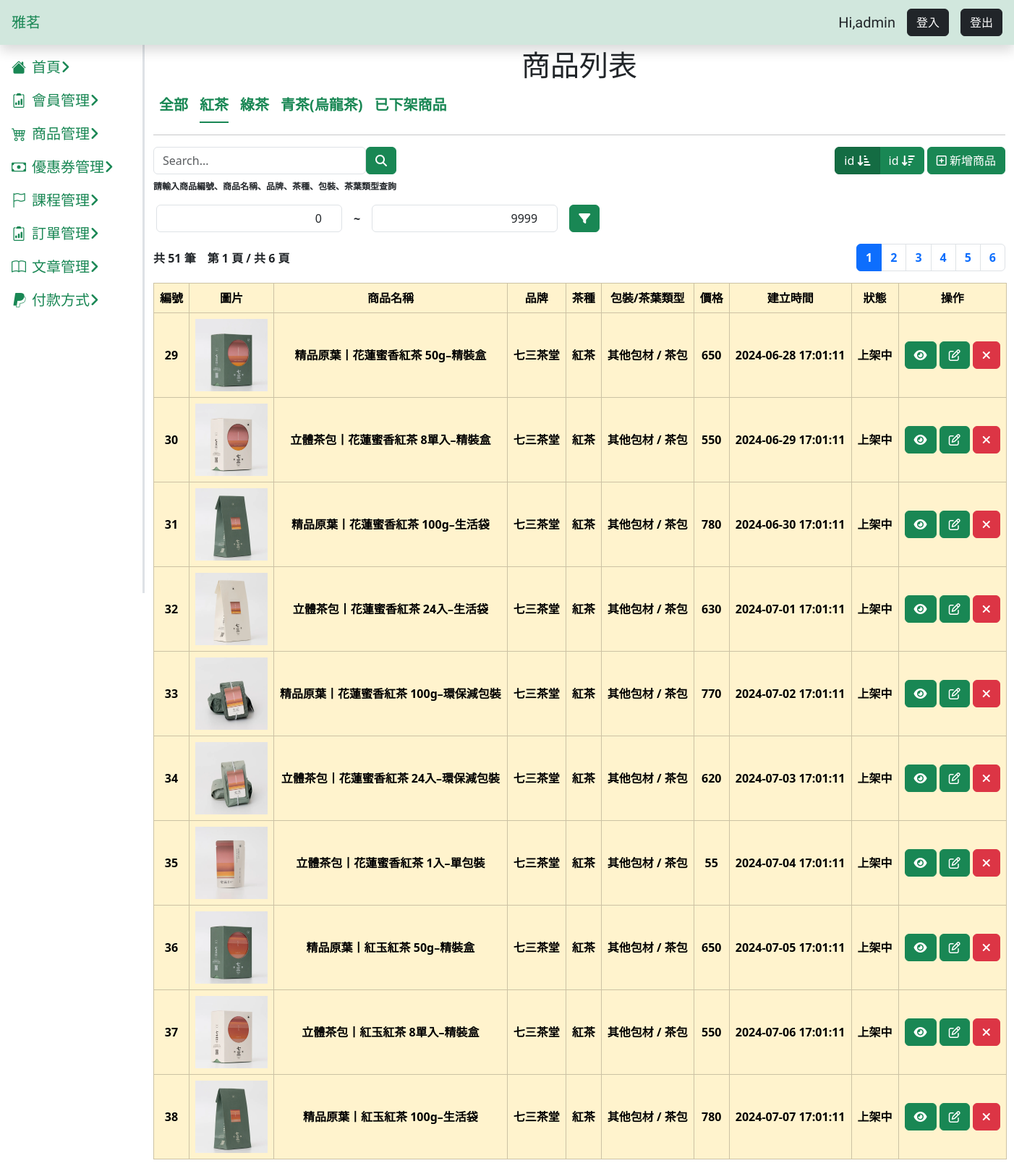
The page /product/product-list.php?page=1&order=1&category=1 on the database its author committed.
### tables this page shows
CREATE TABLE `products` (
  `id` int(3) UNSIGNED NOT NULL,
  `name` varchar(255) NOT NULL,
  `description` text NOT NULL,
  `weight` varchar(50) NOT NULL,
  `price` int(6) UNSIGNED NOT NULL,
  `stock` int(3) UNSIGNED NOT NULL,
  `created_at` datetime NOT NULL,
  `avilable_time` datetime DEFAULT NULL,
  `end_time` datetime DEFAULT NULL,
  `valid` int(2) UNSIGNED NOT NULL
);

CREATE TABLE `product_images` (
  `id` int(6) UNSIGNED NOT NULL,
  `path` varchar(255) NOT NULL
);

CREATE TABLE `brand` (
  `id` int(10) UNSIGNED NOT NULL,
  `name` varchar(30) NOT NULL,
  `valid` int(2) UNSIGNED NOT NULL
);

CREATE TABLE `tea_category` (
  `id` int(3) UNSIGNED NOT NULL,
  `name` varchar(255) NOT NULL,
  `valid` int(2) UNSIGNED NOT NULL
);

CREATE TABLE `pack_category` (
  `id` int(10) UNSIGNED NOT NULL,
  `name` varchar(30) NOT NULL,
  `valid` int(2) UNSIGNED NOT NULL
);

CREATE TABLE `style` (
  `id` int(6) UNSIGNED NOT NULL,
  `name` varchar(30) NOT NULL,
  `valid` int(2) UNSIGNED NOT NULL
);

### product/product-list.php (the view, shortened to what this page needs)
<?php
require_once("../db_connect.php");
if (!isset($_GET["valid"])) {
    $valid = 1;
}
$sqlAll = "SELECT p.id, p.name AS product_name, p.price, p.created_at, p.valid, tc.name AS tea_category_name, b.name AS brand_name, pack.name AS package_name, style.name AS style_name, p_img.path FROM product_category_relation pcr
JOIN product_images p_img ON pcr.product_id = p_img.id
JOIN products p ON pcr.product_id = p.id
JOIN brand b ON pcr.brand_id = b.id
JOIN tea_category tc ON pcr.tea_id = tc.id
JOIN pack_category pack ON pcr.package_id = pack.id
JOIN style ON pcr.style_id = style.id";
$resultAll = $conn->query($sqlAll);
$allCount = $resultAll->num_rows;
$perPage = 10;
if (isset($_GET["max"]) && isset($_GET["min"])) {
    $max = $_GET["max"];
    $min = $_GET["min"];
    $sql = "$sqlAll
    WHERE p.price >= $min AND p.price <= $max
    ORDER BY id ASC";
    $result = $conn->query($sql);
    $rows = $result->fetch_all(MYSQLI_ASSOC);
    $productCount = $result->num_rows;
    $pageCount = 1;
} else if (isset($_GET["page"]) && isset($_GET["order"]) && isset($_GET["category"])) {
    $page = $_GET["page"];
    $order = $_GET["order"];
    $category = $_GET["category"];
    $firstItem = ($page - 1) * $perPage;
    $sqlCategory = "$sqlAll
    WHERE tc.id = $category
    AND p.valid = 1";
    $resultCategory = $conn->query($sqlCategory);
    $categoryCount = $resultCategory->num_rows;
    switch ($order) {
        case 1:
            $sql = "$sqlAll
            WHERE tc.id = $category
            AND p.valid = 1
            ORDER BY id ASC LIMIT $firstItem, $perPage";
            break;
    }
    $result = $conn->query($sql);
    $rows = $result->fetch_all(MYSQLI_ASSOC);
    $productCount = $categoryCount;
    $pageCount = ceil($productCount / $perPage);
} else if (isset($_GET["page"]) && isset($_GET["order"])) {
    $page = $_GET["page"];
    $order = $_GET["order"];
    $firstItem = ($page - 1) * $perPage;
    switch ($order) {
        case 1:
            $sql = "$sqlAll
            WHERE p.valid = 1
            ORDER BY id ASC LIMIT $firstItem, $perPage";
            break;
        case 2:
            $sql = "$sqlAll
            WHERE p.valid = 1
            ORDER BY id DESC LIMIT $firstItem, $perPage";
            break;
    }
    $result = $conn->query($sql);
    $rows = $result->fetch_all(MYSQLI_ASSOC);
    $productCount = $allCount;
    $pageCount = ceil($productCount / $perPage);
} else {
    header("location:product-list.php?page=1&order=1");
}
?>
<!doctype html>
<html lang="en">
<head>
    <?php include("../css.php") ?>
</head>
<body>
    <?php include("../dashboard-comm.php") ?>
    <div class="main-content">
        <div class="container-fluid">
            <div class="text-center mt-3 pt-3">
                <h1>商品列表</h1>
            </div>
            <ul class="nav nav-underline ps-2 fs-5">
                <li class="nav-item">
                    <a class="nav-link text-success <?php if (!isset($_GET["category"]) && !isset($_GET["valid"])) echo "active" ?>" href="product-list.php?page=1&order=1">全部</a>
                </li>
                <li class="nav-item">
                    <a class="nav-link text-success <?php if (isset($_GET["category"]) && $_GET["category"] == 1) echo "active" ?>" href="product-list.php?page=1&order=1&category=1">紅茶</a>
                </li>
                <li class="nav-item">
                    <a class="nav-link text-success  <?php if (isset($_GET["category"]) && $_GET["category"] == 2) echo "active" ?>" href="product-list.php?page=1&order=1&category=2">綠茶</a>
                </li>
                <li class="nav-item">
                    <a class="nav-link text-success  <?php if (isset($_GET["category"]) && $_GET["category"] == 3) echo "active" ?>" href="product-list.php?page=1&order=1&category=3">青茶(烏龍茶)</a>
                </li>
                <li class="nav-item">
                    <a class="nav-link text-success  <?php if (isset($_GET["valid"]) && $_GET["valid"] == 0) echo "active" ?>" href="product-list.php?page=1&order=1&valid=0">已下架商品</a>
                </li>
            </ul>
            <hr class="my-3">
            <div class="row g-3 justify-content-between">
                <div class="col-auto">
                    <form id="search-form" action="">
                        <div class="d-flex justify-content-start">
                            <input id="search-input" type="text" class="form-control" placeholder="Search..." name="search">
                            <button class="btn btn-success" type="submit"><i class="fa-solid fa-magnifying-glass"></i></button>
                        </div>
                    </form>
                    <p style="font-size: 12px;" class="mt-2">請輸入商品編號、商品名稱、品牌、茶種、包裝、茶葉類型查詢</p>
                </div>
                <div class="col-auto">
                    <div class="btn-group" role="group" aria-label="Basic example">
                        <?php if (isset($_GET["valid"])) : ?>
                            <a href="?page=<?= $page ?>&order=1&valid=<?= $valid ?>" class="btn btn-success <?php if ($order == 1) echo "active"; ?>">id <i class="fa-solid fa-arrow-down-short-wide"></i></a>
                            <a href="?page=<?= $page ?>&order=2&valid=<?= $valid ?>" class="btn btn-success <?php if ($order == 2) echo "active"; ?>">id <i class="fa-solid fa-arrow-down-wide-short"></i></a>
                        <?php elseif (isset($_GET["category"])) : ?>
                            <a href="?page=<?= $page ?>&order=1&category=<?= $category ?>" class="btn btn-success <?php if ($order == 1) echo "active"; ?>">id <i class="fa-solid fa-arrow-down-short-wide"></i></a>
                            <a href="?page=<?= $page ?>&order=2&category=<?= $category ?>" class="btn btn-success <?php if ($order == 2) echo "active"; ?>">id <i class="fa-solid fa-arrow-down-wide-short"></i></a>
                        <?php endif; ?>
                    </div>
                    <a href="product-add.php" class="btn btn-success"><i class="fa-regular fa-square-plus"></i> 新增商品</a>
                </div>
            </div>
        </div>
        <div class="ms-3 mb-3">
            <form action="">
                <div class="row g-3 align-items-center">
                    <?php
                    $minValue = 0;
                    $maxValue = 9999;
                    ?>
                    <div class="col-auto">
                        <input type="number" class="form-control text-end" value="<?= $minValue ?>" name="min" min="0">
                    </div>
                    <div class="col-auto">
                        ~
                    </div>
                    <div class="col-auto">
                        <input type="number" class="form-control text-end" value="<?= $maxValue ?>" name="max" min="0">
                    </div>
                    <div class="col-auto">
                        <button type="submit" class="btn btn-success"><i class="fa-solid fa-filter"></i></button>
                    </div>
                </div>
            </form>
        </div>
        <div class="container-fluid">
            <div class="row justify-content-between">
                <div class="col-auto py-2 d-flex gap-3">
                    <div>
                        共 <?= $productCount ?> 筆
                    </div>
                    <div>
                        <?php if (isset($_GET["page"])) : ?>
                            第 <?= $_GET["page"] ?> 頁 / 共 <?= $pageCount ?> 頁
                        <?php else : ?>
                            第 1 頁 / 共 1 頁
                        <?php endif; ?>
                    </div>
                </div>
                <div class="col-auto">
                    <?php if ($pageCount > 1) : ?>
                        <?php if (isset($_GET["valid"])) : ?>
                            <div class="d-flex justify-content-center">
                                <nav aria-label="Page navigation example">
                                    <ul class="pagination">
                                        <?php for ($i = 1; $i <= $pageCount; $i++) : ?>
                                            <li class="page-item <?php if ($i == $page) echo "active" ?>">
                                                <a class="page-link" href="?page=<?= $i ?>&order=<?= $order ?>&valid=<?= $valid ?>">
                                                    <?= $i ?>
                                                </a>
                                            </li>
                                        <?php endfor; ?>
                                    </ul>
                                </nav>
                            </div>
                        <?php elseif (isset($_GET["page"]) && isset($_GET["category"])) : ?>
                            <div class="d-flex justify-content-center">
                                <nav aria-label="Page navigation example">
                                    <ul class="pagination">
                                        <?php for ($i = 1; $i <= $pageCount; $i++) : ?>
                                            <li class="page-item <?php if ($i == $page) echo "active" ?>">
                                                <a class="page-link" href="?page=<?= $i ?>&order=<?= $order ?>&category=<?= $category ?>">
                                                    <?= $i ?>
                                                </a>
                                            </li>
                                        <?php endfor; ?>
                                    </ul>
                                </nav>
                            </div>
                        <?php endif; ?>
                    <?php else : ?>
                    <?php endif; ?>
                </div>
            </div>
        </div>
        <div class="container-fluid">
            <?php if ($result->num_rows > 0) : ?>
                <table class="table table-bordered text-center table-warning">
                    <thead class="text-nowrap">
                        <th>編號</th>
                        <th>圖片</th>
                        <th>商品名稱</th>
                        <th>品牌</th>
                        <th>茶種</th>
                        <th>包裝/茶葉類型</th>
                        <th>價格</th>
                        <th>建立時間</th>
                        <th>狀態</th>
                        <th>操作</th>
                    </thead>
                    <tbody>
                        <?php foreach ($rows as $row) : ?>
                            <tr class="text-nowrap align-middle">
                                <td><?= $row["id"] ?></td>
                                <td>
                                    <img class="product-img object-fit-cover" src="../product_images/<?= $row["path"] ?>" alt="">
                                </td>
                                <td><?= $row["product_name"] ?></td>
                                <td><?= $row["brand_name"] ?></td>
                                <td><?= $row["tea_category_name"] ?></td>
                                <td><?= $row["package_name"] ?> / <?= $row["style_name"] ?></td>
                                <td><?= $row["price"] ?></td>
                                <td><?= $row["created_at"] ?></td>
                                <td><?php if ($row["valid"] == 1) : ?>
                                        上架中
                                    <?php else : ?>
                                        下架
                                    <?php endif; ?>
                                </td>
                                <td>
                                    <a href="product-detail.php?id=<?= $row["id"] ?>" class="btn btn-success">
                                        <i class="fa-solid fa-eye"></i>
                                    </a>
                                    <a href="product-edit.php?id=<?= $row["id"] ?>" class="btn btn-success">
                                        <i class="fa-regular fa-pen-to-square"></i>
                                    </a>
                                    <a href="doDelete.php?id=<?= $row["id"] ?>&valid=<?= $valid ?>" class="btn btn-danger">
                                        <?php if (isset($_GET["valid"]) && $valid == 0) : ?>
                                            <i class="fa-solid fa-plus"></i>
                                        <?php else : ?>
                                            <i class="fa-solid fa-xmark"></i>
                                        <?php endif; ?>
                                    </a>
                                </td>
                            </tr>
                        <?php endforeach; ?>
                    </tbody>
                </table>
            <?php else : ?>
                無符合條件的商品
            <?php endif; ?>
        </div>
    </div>
</body>
</html>

### css.php (style rules this page uses)
a { text-decoration: none; cursor: pointer; user-select: none; }
li>a { color: #198754; }
:root { --aside-witch: 200px; --header-height: 50px; }
ul { transition: .5s; }
.main-content { margin: var(--header-height) 0 0 var(--aside-witch); }
body { font-weight: bold; }

### product/product-list.php (style rules this page uses)
.product-img { width: 100px; height: 100px; }

### rows shown on the page
products: id "29", product_images.path (picture), name "精品原葉丨花蓮蜜香紅茶 50g–精裝盒", brand.name "七三茶堂", tea_category.name "紅茶", pack_category.name "其他包材", style.name "茶包", price "650", created_at "2024-06-28 17:01:11", valid "上架中"
products: id "30", product_images.path (picture), name "立體茶包丨花蓮蜜香紅茶 8單入–精裝盒", brand.name "七三茶堂", tea_category.name "紅茶", pack_category.name "其他包材", style.name "茶包", price "550", created_at "2024-06-29 17:01:11", valid "上架中"
products: id "31", product_images.path (picture), name "精品原葉丨花蓮蜜香紅茶 100g–生活袋", brand.name "七三茶堂", tea_category.name "紅茶", pack_category.name "其他包材", style.name "茶包", price "780", created_at "2024-06-30 17:01:11", valid "上架中"
products: id "32", product_images.path (picture), name "立體茶包丨花蓮蜜香紅茶 24入–生活袋", brand.name "七三茶堂", tea_category.name "紅茶", pack_category.name "其他包材", style.name "茶包", price "630", created_at "2024-07-01 17:01:11", valid "上架中"
products: id "33", product_images.path (picture), name "精品原葉丨花蓮蜜香紅茶 100g–環保減包裝", brand.name "七三茶堂", tea_category.name "紅茶", pack_category.name "其他包材", style.name "茶包", price "770", created_at "2024-07-02 17:01:11", valid "上架中"
products: id "34", product_images.path (picture), name "立體茶包丨花蓮蜜香紅茶 24入–環保減包裝", brand.name "七三茶堂", tea_category.name "紅茶", pack_category.name "其他包材", style.name "茶包", price "620", created_at "2024-07-03 17:01:11", valid "上架中"
products: id "35", product_images.path (picture), name "立體茶包丨花蓮蜜香紅茶 1入–單包裝", brand.name "七三茶堂", tea_category.name "紅茶", pack_category.name "其他包材", style.name "茶包", price "55", created_at "2024-07-04 17:01:11", valid "上架中"
products: id "36", product_images.path (picture), name "精品原葉丨紅玉紅茶 50g–精裝盒", brand.name "七三茶堂", tea_category.name "紅茶", pack_category.name "其他包材", style.name "茶包", price "650", created_at "2024-07-05 17:01:11", valid "上架中"
products: id "37", product_images.path (picture), name "立體茶包丨紅玉紅茶 8單入–精裝盒", brand.name "七三茶堂", tea_category.name "紅茶", pack_category.name "其他包材", style.name "茶包", price "550", created_at "2024-07-06 17:01:11", valid "上架中"
products: id "38", product_images.path (picture), name "精品原葉丨紅玉紅茶 100g–生活袋", brand.name "七三茶堂", tea_category.name "紅茶", pack_category.name "其他包材", style.name "茶包", price "780", created_at "2024-07-07 17:01:11", valid "上架中"

### other values the page prints
$productCount "51"
$_GET["page"] "1"
$pageCount "6"
